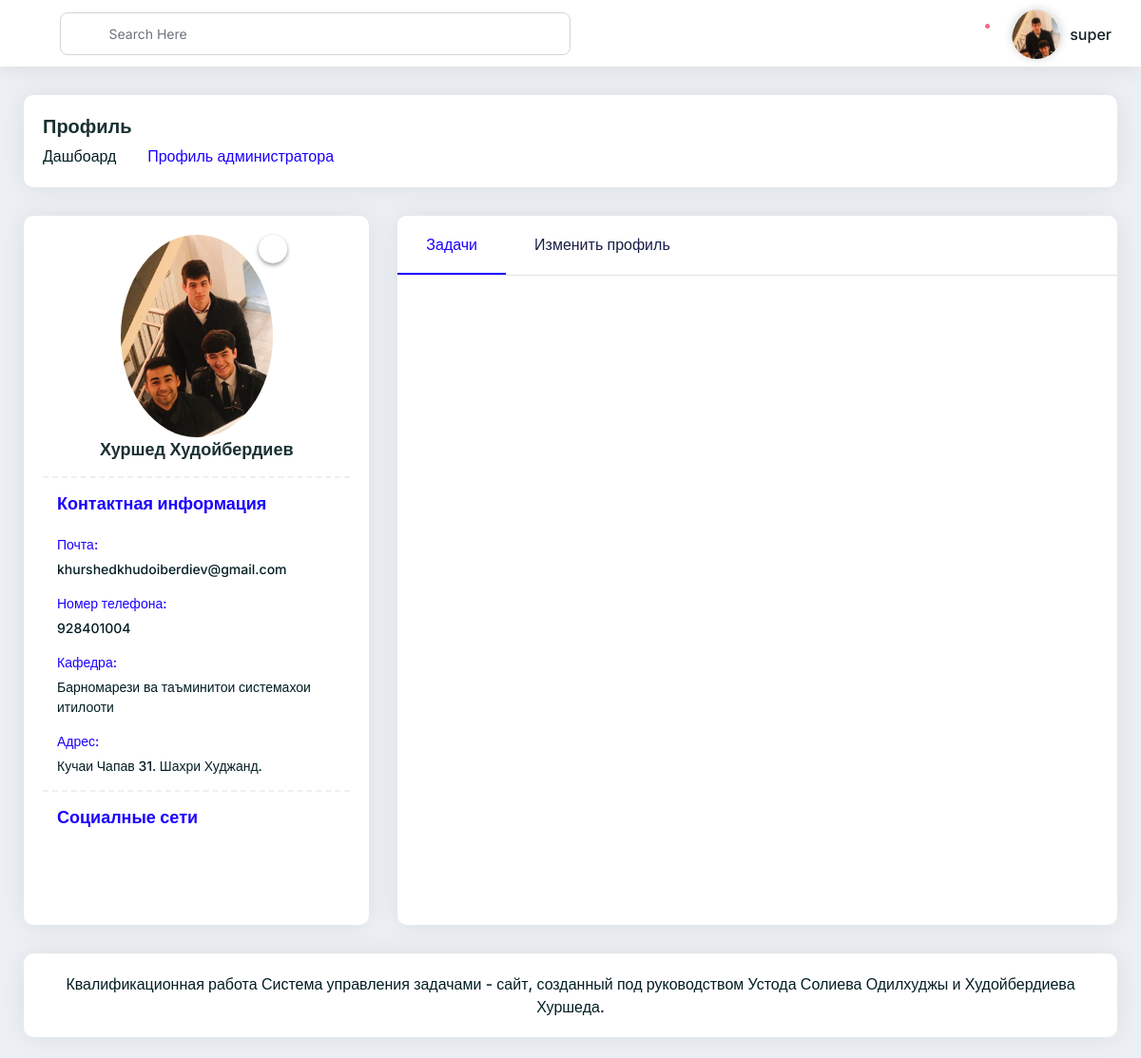
Page /main-admin/profile/ (signed in) on the committed database.
### authentication/models.py (models this page shows, shortened)
class CustomUser(AbstractUser):
    is_employee = models.BooleanField(default=False, verbose_name='Является сотрудником')
    is_manager = models.BooleanField(default=False, verbose_name='Является менеджером')
    departament = models.CharField(default="Unknown", max_length=255, verbose_name='Отдел')
    request_date = models.DateTimeField(auto_now_add=True, verbose_name='Дата запроса')
    phone = models.CharField(max_length=255, default='Unknown', help_text='+992---', verbose_name='Телефон')
    address = models.CharField(max_length=255, default='Unknown', help_text='address', verbose_name='Адрес')
    image = models.ImageField(upload_to="users/%Y/%m/%d", blank=True, null=True, verbose_name='Изображение')
    rate = models.IntegerField(default=0, verbose_name='Рейтинг')
    class Meta:
        verbose_name = 'Пользователь'
        verbose_name_plural = 'Пользователи'

### management/decorators.py (the view)
    def wrapper(request, *args, **kwargs):
        if request.user.is_superuser:
            return view_func(request, *args, **kwargs)
        else:
            return render(request, 'authenticate/403.html')

### authentication/forms.py
class ProfileForm(forms.ModelForm):
    image = forms.ImageField(required=False, label='Изображение')
    class Meta:
        model = CustomUser
        fields = ['first_name', 'last_name', 'email', 'departament', 'address', 'phone']

### authentication/views.py (called while the page is built)
@login_required
@superuser_required
def admin_profile(request):
    user = request.user
    if request.method == 'POST':
        form = ProfileForm(request.POST, request.FILES, instance=request.user)
        if form.is_valid():
            user = form.save(commit=False)
            new_image = request.FILES.get('image')
            if new_image:
                user.image = new_image
            user.save()
            return redirect('authenticate:admin-profile')
    else:
        form = ProfileForm(instance=user)
    tasks = ManagerCalculation.count_dryness(request=request)
    assigned_employee = ManagerCalculation.manager_projects(request=request)
    context = {
        'form': form,
        'admin_profile': True,
        'tasks': tasks['tasks'],
    }
    return render(request, 'management/admin/admin-profile.html', context)

### management/businesslog/manager.py (called while the page is built)
    @staticmethod
    def manager_projects(request):
        projects = Project.objects.filter(assigned_to=request.user, approved_by_admin=True)
        tasks = Task.objects.filter(project__assigned_to=request.user)
        tasks_conts = tasks.count()
        employees_table = CustomUser.objects.filter(assigned_tasks__in=tasks, is_employee=True).distinct()
        context = {
            'manager_projects': projects,
            'manager_employees': employees_table,
            'task_assigned': tasks,
        }
        return context

    @staticmethod
    def count_dryness(request):
        tasks = Task.objects.filter(project__assigned_to=request.user)
        employees = CustomUser.objects.filter(assigned_tasks__in=tasks, is_employee=True)
        employees_count = CustomUser.objects.filter(assigned_tasks__in=tasks, is_employee=True).distinct().count()
        projects = Project.objects.filter(assigned_to=request.user)
        managers_count = CustomUser.objects.filter(registration_request__approved=True, is_manager=True).count()
        projects_count = projects.count()
        tasks_count = tasks.count()
        projects_approved = projects
        context = {
            'employees_count': employees_count,
            'managers_count': managers_count,
            'project_count': projects_count,
            'tasks_count': tasks_count,
            'tasks': tasks,
        }
        return context

### management/templates/management/admin/admin-profile.html (shortened to what this page needs)
{% extends 'management/base/base.html' %}
{% load i18n %}
{% load static %}
{% block content %}
    {% include 'management/includes/navbars.html' %}
    <div class="main-container">
        <div class="pd-ltr-20 xs-pd-20-10">
            <div class="min-height-200px">
                <div class="page-header">
                    <div class="row">
                        <div class="col-md-12 col-sm-12">
                            <div class="title">
                                <h4>Профиль</h4>
                            </div>
                            <nav aria-label="breadcrumb" role="navigation">
                                <ol class="breadcrumb">
                                    <li class="breadcrumb-item">
                                        <a href="#">Дашбоард</a>
                                    </li>
                                    <li class="breadcrumb-item active" aria-current="page">
                                        Профиль администратора
                                    </li>
                                </ol>
                            </nav>
                        </div>
                    </div>
                </div>
                <div class="row">
                    <div class="col-xl-4 col-lg-4 col-md-4 col-sm-12 mb-30">
                        <div class="pd-20 card-box height-100-p">
                            <div class="profile-photo">
                                <a
                                        href="modal"
                                        data-toggle="modal"
                                        data-target="#modal"
                                        class="edit-avatar"
                                ><i class="fa fa-pencil"></i></a>
                                <img
                                        src="{% if user.image %}{{ user.image.url }}{% endif %}"
                                        alt="avatar"
                                        class="avatar-photo"/>
                            </div>
                            <h5 class="text-center h5 mb-0">
                                <br>
                            </h5>
                            <p class="text-center text-muted font-14">
                            <h5 class="text-center h5 mb-0">
                                {% if user.first_name %}{{ user.first_name }} {{ user.last_name }}{% endif %}
                            </h5>
                            </p>
                            <div class="profile-info">
                                <h5 class="mb-20 h5 text-blue">Контактная информация</h5>
                                <ul>
                                    <li>
                                        <span>Почта:</span>
                                        {% if user.email %}{{ user.email }}{% endif %}
                                    </li>
                                    <li>
                                        <span>Номер телефона:</span>
                                        {% if user.phone %}{{ user.phone }}{% endif %}
                                    </li>
                                    <li>
                                        <span>Кафедра:</span>
                                        {% if user.departament %}{{ user.departament }}{% endif %}
                                    </li>
                                    <li>
                                        <span>Адрес:</span>
                                        {% if user.address %}{{ user.address }}{% endif %}
                                    </li>
                                </ul>
                            </div>
                            <div class="profile-social">
                                <h5 class="mb-20 h5 text-blue">Социалные сети</h5>
                                <ul class="clearfix">
                                    <li>
                                        <a
                                                href="#"
                                                class="btn"
                                                data-bgcolor="#229ED9"
                                                data-color="#ffffff"
                                        ><i class="fa fa-telegram"></i
                                        >
                                        </a>
                                    </li>
                                </ul>
                            </div>
                        </div>
                    </div>
                    {% include 'management/admin/admin-modal-profile.html' %}
                </div>
            </div>
            <div class="footer-wrap pd-20 mb-20 card-box">
                Квалификационная работа
                Система управления задачами
                - сайт, созданный под руководством Устода Солиева Одилхуджы и Худойбердиева Хуршеда.
            </div>
        </div>
    </div>
{% endblock %}

### management/templates/management/includes/navbars.html (shortened to what this page needs)
{% load static %}
<div class="header">
    <div class="header-left">
        <div class="menu-icon bi bi-list"></div>
        <div class="header-search">
            <form>
                <div class="form-group mb-0">
                    <i class="dw dw-search2 search-icon"></i>
                    <input
                            type="text"
                            class="form-control search-input"
                            placeholder="Search Here"
                    />
                    <div class="dropdown">
                        <a
                                class="dropdown-toggle no-arrow"
                                href="#"
                                role="button"
                                data-toggle="dropdown"
                        >
                            <i class="ion-arrow-down-c"></i>
                        </a>
                    </div>
                </div>
            </form>
        </div>
    </div>
    <div class="header-right">
        <div class="user-notification">
            <div class="dropdown">
                <a
                        class="dropdown-toggle no-arrow"
                        href="#"
                        role="button"
                        data-toggle="dropdown">
                    <i class="icon-copy dw dw-notification"></i>
                    <span class="badge notification-active"></span>
                </a>
            </div>
        </div>
        <div class="user-info-dropdown">
            <div class="dropdown">
                <a
                        class="dropdown-toggle"
                        href="#"
                        role="button"
                        data-toggle="dropdown">
							<span class="user-icon" style="">
								<img style="" src="{% if user.image %}{{ user.image.url }}{% endif %}" alt=""/>
							</span>
                    <span class="user-name">{{ user.username }}</span>
                </a>
            </div>
        </div>
    </div>
</div>

### rows in the picture
CustomUser: image (picture), username "super", first_name "Хуршед", last_name "Худойбердиев", email "khurshedkhudoiberdiev@gmail.com", phone "928401004", departament "Барномарези ва таъминитои системахои итилооти", address "Кучаи Чапав 31. Шахри Худжанд."
